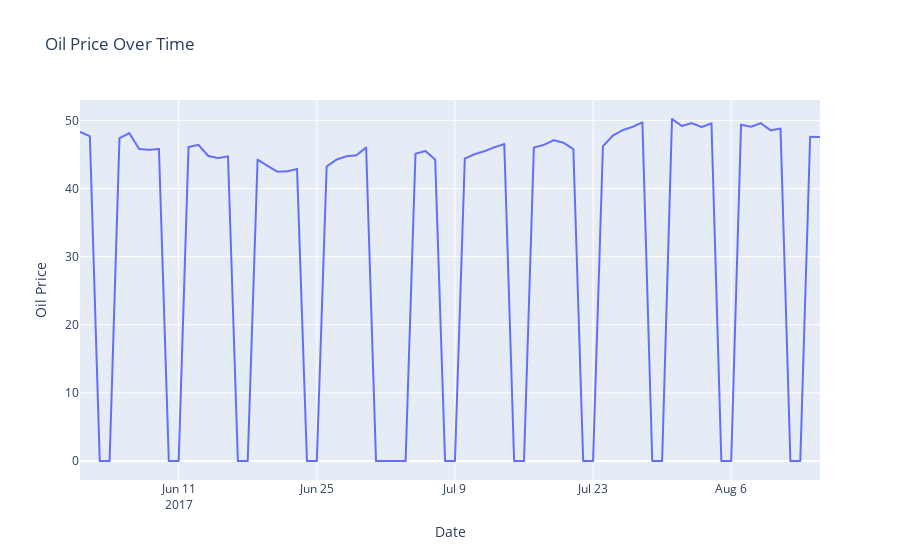

This figure's notebook cell:
### Code cell
# Plot using Plotly
fig = px.line(store_44, x='date', y='oil_price', title='Oil Price Over Time')

# Update layout
fig.update_layout(
    xaxis_title='Date',
    yaxis_title='Oil Price',
    title='Oil Price Over Time'
)

# Show the plot
fig.show()

### Figure 1 — Plotly figure (JSON) as saved in the notebook; plotly's stock layout.template omitted (floating-point values rounded to 4 significant figures; data arrays with more than 128 entries replaced by an {"elided": "..."} marker saying what was removed)
{"data": [{"hovertemplate": "date=%{x}<br>oil_price=%{y}<extra></extra>", "legendgroup": "", "line": {"color": "#636efa", "dash": "solid"}, "marker": {"symbol": "circle"}, "mode": "lines", "name": "", "showlegend": false, "type": "scattergl", "x": {"elided": "2508 str values"}, "xaxis": "x", "y": {"elided": "2508 float values"}, "yaxis": "y"}], "layout": {"legend": {"tracegroupgap": 0}, "title": {"text": "Oil Price Over Time"}, "xaxis": {"anchor": "y", "domain": [0, 1], "title": {"text": "Date"}}, "yaxis": {"anchor": "x", "domain": [0, 1], "title": {"text": "Oil Price"}}}}
